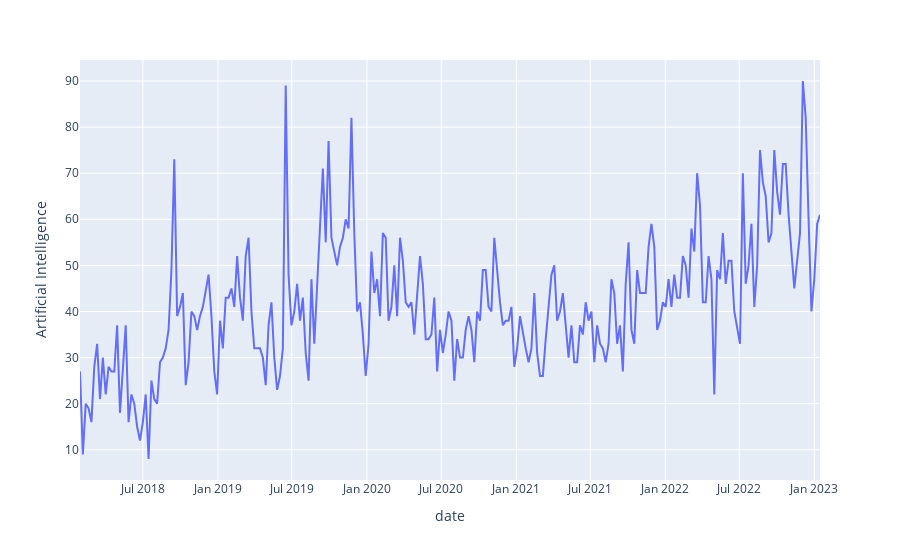

The notebook cell this image was saved under:
### Code cell
fig = px.line(dataInd, x=dataInd.index, y='Artificial Intelligence')
fig.show()

### Figure 1 — Plotly figure (JSON) as saved in the notebook; plotly's stock layout.template omitted (floating-point values rounded to 4 significant figures; data arrays with more than 128 entries replaced by an {"elided": "..."} marker saying what was removed)
{"data": [{"hovertemplate": "date=%{x}<br>Artificial Intelligence=%{y}<extra></extra>", "legendgroup": "", "line": {"color": "#636efa", "dash": "solid"}, "marker": {"symbol": "circle"}, "mode": "lines", "name": "", "orientation": "v", "showlegend": false, "type": "scatter", "x": {"elided": "260 str values"}, "xaxis": "x", "y": {"elided": "260 int values"}, "yaxis": "y"}], "layout": {"legend": {"tracegroupgap": 0}, "margin": {"t": 60}, "xaxis": {"anchor": "y", "domain": [0, 1], "title": {"text": "date"}}, "yaxis": {"anchor": "x", "domain": [0, 1], "title": {"text": "Artificial Intelligence"}}}}
